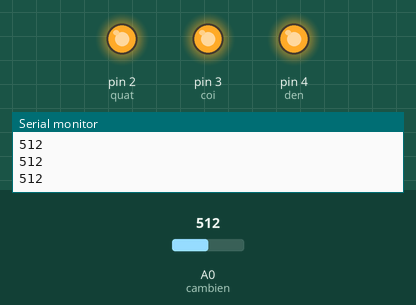
This sketch was run on a simulated Arduino Uno, built with avr-gcc and run on an emulated ATmega328P. Shown: output pins drawn as LEDs (lit = HIGH), the last lines printed to the serial monitor. Inputs (shaded band) come from the test bench; at power-on: A0 (cambien) = 512.

Above: at 1.2 s.
1.3 s: A0 (cambien) set to 52
2.8 s: A0 (cambien) set to 45
At 4.0 s:
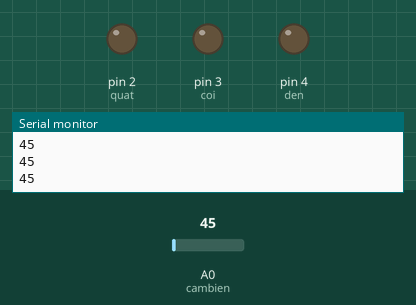
4.3 s: A0 (cambien) set to 122
At 5.5 s:
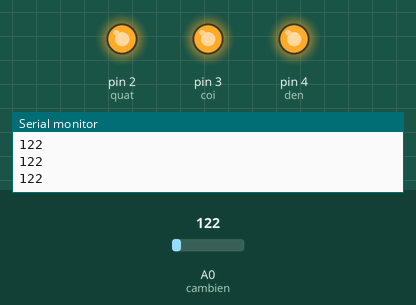
5.8 s: A0 (cambien) set to 40
At 6.8 s:
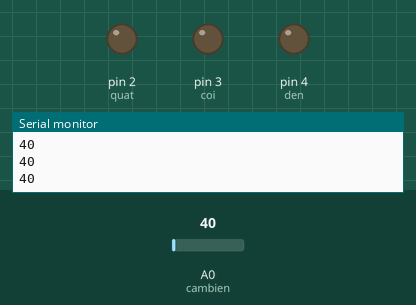
Timing chart, 0 to 8.3 s (numbered marks = the images above; inputs shaded):
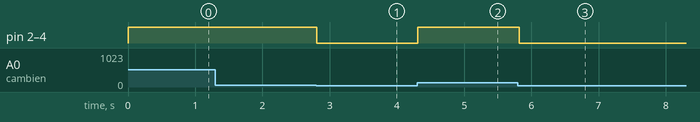

The sketch:

CAM_BIEN_KHOI_MQ.ino
```cpp
#define cambien A0
#define quat 2
#define coi 3
#define den 4
void setup() {
  pinMode(cambien, INPUT);
  pinMode(quat, OUTPUT);
  pinMode(coi, OUTPUT);
  pinMode(den, OUTPUT);
  Serial.begin(9600);
}

void loop() {
  int val = analogRead(cambien); //Đọc tín hiệu analog từ chân A0 của cảm biến và chân A0 Arduino
  Serial.println(val);  //hiển thị giá trị lên máy tính qua cổng usb
  if(val >= 50){  //Giá trị ngưỡng có thể điều chỉnh độ nhạy cảm biến từ 0 - 1024
    digitalWrite(quat, HIGH);
    digitalWrite(coi, HIGH);
    digitalWrite(den, HIGH);
  }
  else {
    digitalWrite(quat,LOW);
    digitalWrite(coi, LOW);
    digitalWrite(den, LOW);
  }
  delay(100);
}
```

Measured:
- the behaviour switches between 50 and 49 on A0 (cambien) (found by bisection; images 0 and 1)
- after the input at 2.8 s, pin 2 (quat), pin 3 (coi), pin 4 (den): HIGH → LOW at once
- after the input at 4.3 s, pin 2 (quat), pin 3 (coi), pin 4 (den): LOW → HIGH at once
- after the input at 5.8 s, pin 2 (quat), pin 3 (coi), pin 4 (den): HIGH → LOW at once
